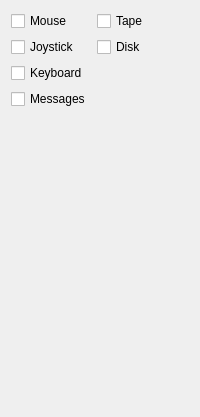
           <widget class="QWidget" name="tab_6">
            <attribute name="icon">
             <iconset resource="../xpeccy.qrc">
              <normaloff>:/images/lamp.png</normaloff>:/images/lamp.png</iconset>
            </attribute>
            <attribute name="title">
             <string>Leds</string>
            </attribute>
            <layout class="QVBoxLayout" name="verticalLayout_16">
             <item>
              <layout class="QGridLayout" name="gridLayout_23">
               <item row="0" column="0">
                <widget class="QCheckBox" name="cbMouseLed">
                 <property name="text">
                  <string>Mouse</string>
                 </property>
                </widget>
               </item>
               <item row="1" column="0">
                <widget class="QCheckBox" name="cbJoyLed">
                 <property name="text">
                  <string>Joystick</string>
                 </property>
                </widget>
               </item>
               <item row="2" column="0">
                <widget class="QCheckBox" name="cbKeysLed">
                 <property name="text">
                  <string>Keyboard</string>
                 </property>
                </widget>
               </item>
               <item row="0" column="1">
                <widget class="QCheckBox" name="cbTapeLed">
                 <property name="text">
                  <string>Tape</string>
                 </property>
                </widget>
               </item>
               <item row="0" column="2">
                <spacer name="horizontalSpacer_4">
                 <property name="orientation">
                  <enum>Qt::Horizontal</enum>
                 </property>
                 <property name="sizeHint" stdset="0">
                  <size>
                   <width>40</width>
                   <height>20</height>
                  </size>
                 </property>
                </spacer>
               </item>
               <item row="1" column="1">
                <widget class="QCheckBox" name="cbDiskLed">
                 <property name="text">
                  <string>Disk</string>
                 </property>
                </widget>
               </item>
               <item row="3" column="0">
                <widget class="QCheckBox" name="cbMessage">
                 <property name="text">
                  <string>Messages</string>
                 </property>
                </widget>
               </item>
              </layout>
             </item>
             <item>
              <spacer name="verticalSpacer_14">
               <property name="orientation">
                <enum>Qt::Vertical</enum>
               </property>
               <property name="sizeHint" stdset="0">
                <size>
                 <width>20</width>
                 <height>297</height>
                </size>
               </property>
              </spacer>
             </item>
            </layout>
           </widget>
